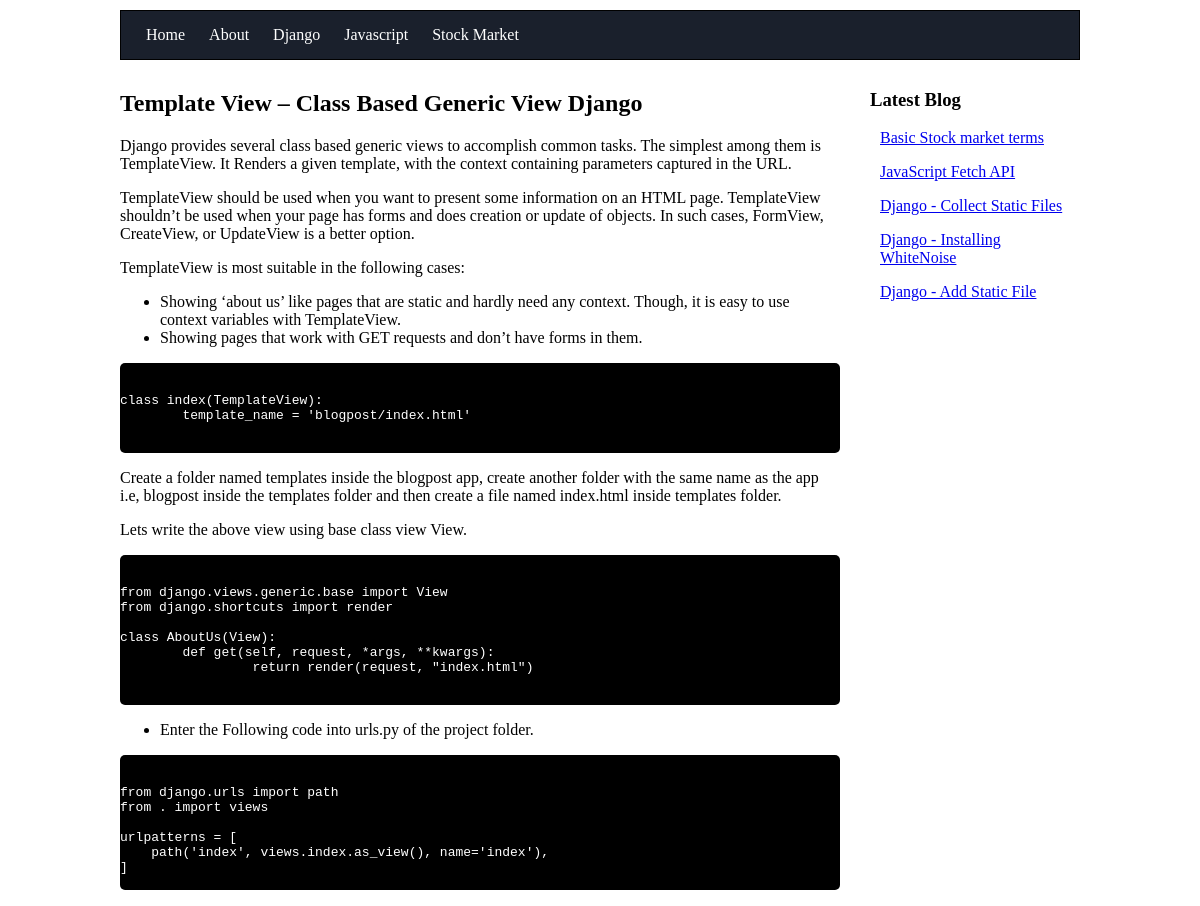
/template-view-class-based-generic-view-django, run on the app's committed database.
### blog/models.py (models this page shows, shortened)
class Category(models.Model):
	name = models.CharField(max_length=100)

class Blog(models.Model):
	options = (
		('draft', 'Draft'),
		('published', 'Published'),
	)
	title = models.CharField(max_length=200)
	category = models.ForeignKey(Category, on_delete=models.CASCADE, null=True, blank=True)
	tag = models.CharField(max_length=50)
	body = models.TextField(blank=True, default="")
	slug = models.SlugField(max_length=200)
	published = models.DateTimeField(auto_now=True)
	status = models.CharField(max_length=10, choices=options, default='draft')
	class Meta:
		ordering = ('-published',)

### blog/views.py (the view)
# urls.py: path('<slug:slug>', views.indexdetail, name="detail"),
def indexdetail(request, slug):
	blog = get_object_or_404(Blog, slug=slug)
	latest = Blog.objects.all()[:5]
	return render(request, 'blog/detail.html', {'blog': blog, 'latest': latest})

### blog/views.py (called while the page is built)
def categories(request):
	category_list = Category.objects.exclude(name="default")
	context = {
		'category_list': category_list,
		}
	return context

### blog/templates/blog/detail.html (shortened to what this page needs)
{% extends 'blog/base/base.html' %}
{% load static %}
{% block site_css %}
	<link rel="stylesheet" href="{% static 'blog/detail.css' %}">
{% endblock %}
{% block body %}
    <div class="left-block">
        <h2>{{blog.title|safe}}</h2>
        <p>{{blog.body|safe}}</p>
    </div>
    <div class="right-block">
        <h3 style="margin-left: 30px;">Latest Blog</h3>
        {% for latest_blog in latest %}
            <ul style="list-style: none;">
                <li><a href="{% url 'detail' latest_blog.slug %}">{{latest_blog.title|safe}}</a></li>
            </ul>
        {% endfor %}
    </div>
{% endblock %}

### blog/templates/blog/base/base.html (shortened to what this page needs)
{% load static %}
<!DOCTYPE html>
<html lang="en">
<head>
    <link rel="stylesheet" href="{% static 'blog/base.css' %}" />
    {% block site_css %}{% endblock %}
</head>
<body>
    <header id="main-header">
	<nav>
		<a href="/">Home</a>
		<a href="{% url 'about' %}">About</a>
		{% for category in category_list %}
			<a href="{% url 'category' category.name %}">{{category.name|title}}</a>
		{% endfor %}
	</nav>
    </header>
    <main>
        {% block body %}
        {% endblock %}
    </main>
</body>
</html>

### blog/static/blog/base.css (style rules this page uses)
nav { background-color: #1a202c; margin-bottom: 10px; border: 1px solid black; padding: 15px; }
nav a { color: white; font-size: 16px; padding: 10px; margin-bottom: 10px; text-decoration: none; }

### blog/static/blog/detail.css (style rules this page uses)
body { width: 80%; margin: auto; padding: 10px; }
.left-block { width: 75%; float: left; }
.right-block { width: 25%; float: left; }

### data on the page
Category: name "Django"
Category: name "Javascript"
Category: name "Stock Market"
Blog: title "Template View – Class Based Generic View Django", body "Django provides several class based generic views to accomplish common tasks. The simplest among them is TemplateView. It Renders a given template, with the context containing parameters captured in the URL. TemplateView should be used when you want to present some information on an HTML page. TemplateView shouldn’t be used when your page has forms and does creation or update of objects. In such cases, FormView, CreateView, or UpdateView is a better option. TemplateView is most suitable in the following cases: Showing ‘about us’ like pages that are static and hardly need any context. Though, it is easy to use context variables with TemplateView. Showing pages that work with GET requests and…"
Blog: title "Basic Stock market terms"
Blog: title "JavaScript Fetch API"
Blog: title "Django - Collect Static Files"
Blog: title "Django - Installing WhiteNoise"
Blog: title "Django - Add Static File"
